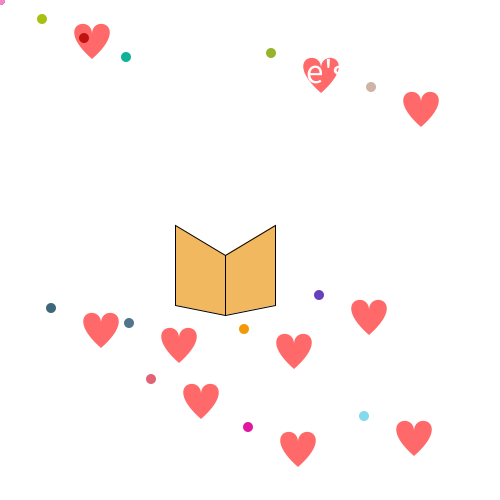
Frame 1 (no input)
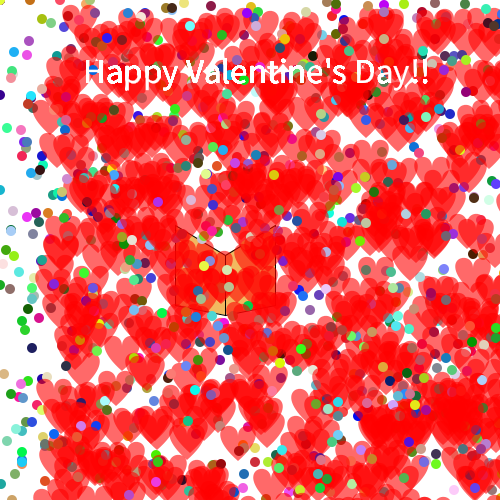
Frame 60 (the mouse pressed at the canvas centre just before this capture)
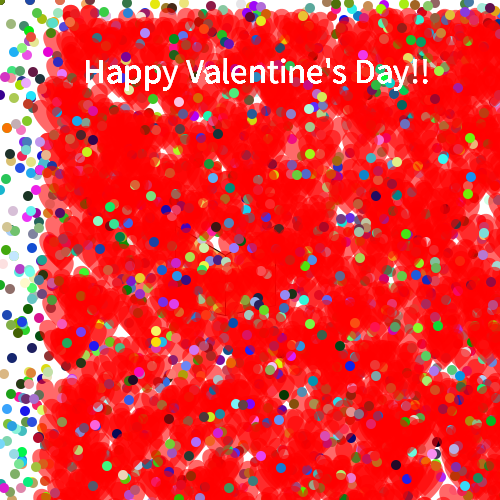
Frame 120 (the mouse held since frame 60 and released just before this capture)

The Processing sketch that drew these frames (run headless with seeded random() and noise(); from frame 60 on, the mouse is pressed at the canvas centre):

// Processing sketch: processing_52409
// ── processing_52409.pde

/******************************************************
  
 * Assignment 3
 * Name: Amanda Guadalupe
 * Email: aguadalupe@brynmawr.edu
 * Course: CS110- Section 02
 * Submitted: 2/14/2012 
 *
 * Valentine's day is among us!! I'm celebrating by drawing a card that when it is open, hearts and confetti fly everywhere!! 
 * I am using a beginshape to draw the heart which I referenced from http://processing.org/discourse/yabb2/YaBB.pl?num=1246205739
 * and scaled it using int x and y. the heart and confetti's are being called by a function and are
 * looped to be placed at random coordinates! Happy Valentines Day!!
  
 *********************************************************/


void setup() {
  size(500, 500);
  background(255);
  noStroke();
  smooth();
  frameRate(6);
  
  
  drawCard(width/4, height/4);
  drawCardright(width/4, height/4);
}

void draw() {
   for (float i=0; i < 10; i++) { //this continuously draws the hearts and the confetti!
    int ry = (int)random(0, height);
    int rx = (int)random(0, width);
    confetti( rx, ry, 4, 10);
    drawHeart(rx,ry);
    
   }
   
   textSize(35);
   smooth();
   fill(255);
   text("Happy Valentine's Day!!", width/6, height/6);
   
   
}

void confetti ( int rx, int ry, int n, float radius) { //colorful confetti!
  for ( float i=0; i < n; i++) {
    noStroke();
    fill(random(255), random(255), random(255));
    ellipse( rx*i, ry*i, radius, radius);
  }
}
void drawHeart (int x, int y) { //referenced and then scaled heart!
    smooth();
    noStroke();
    fill(255, 0, 0, 150);
    beginShape();
    vertex(50+x, 15+y);
    bezierVertex(50+x, -5+y, 90+x, 5+y, 50+x, 40+y);
    vertex(50+x, 15+y);
    bezierVertex(50+x, -5+y, 10+x, 5+y, 50+x, 40+y);
    endShape();
    
}

void drawCard (int x, int y) {
  smooth();
  stroke(2);
  fill(242, 184, 96);
  beginShape();
  vertex(50+x, 100+y);
  vertex(100+x, 130+y);
  vertex(100+x, 190+y);
  vertex(50+x, 180+y);
  endShape(CLOSE);
}

void drawCardright(int x, int y) {
  smooth();
  stroke(2);
  fill(242, 184, 96);
  beginShape();
  vertex(150+x,100+y);
  vertex(100+x, 130+y);
  vertex(100+x, 190+y);
  vertex(150+x, 180+y);
  endShape(CLOSE);
}
